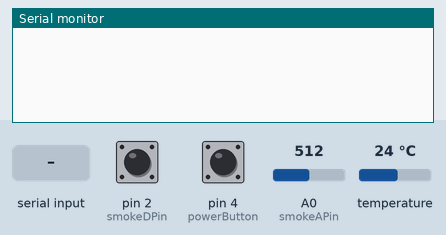
Bench run of a sketch on a simulated Arduino Uno, built for the host (arithmetic inside an expression is 32-bit, double 64-bit). On the bench: the last lines printed to the serial monitor. Inputs (shaded band) come from the test bench; at power-on: pin 2 (smokeDPin) HIGH, pin 4 (powerButton) HIGH, A0 (smokeAPin) = 512, temperature 24 °C.

Above: at 2.2 s.
2.3 s: "i" received over Serial
At 2.8 s:
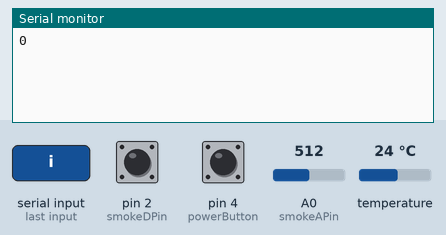
3.8 s: "t" received over Serial
At 5.0 s:
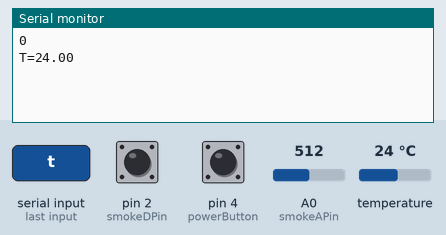
5.3 s: "m" received over Serial
At 6.3 s:
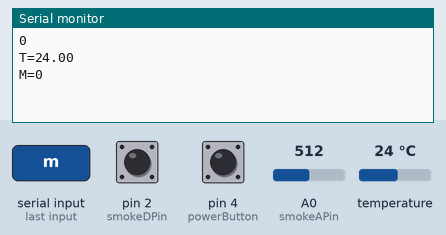
6.8 s: "s" received over Serial
At 7.4 s:
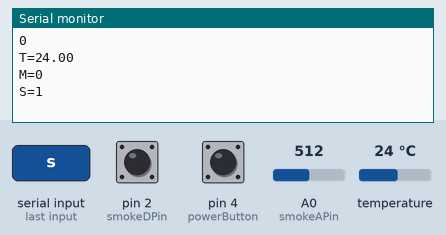

Measured:
- after the input at 2.3 s, the serial monitor: prints a new line at once (image 1)
- after the input at 3.8 s, the serial monitor: prints a new line at once (image 2)
- after the input at 5.3 s, the serial monitor: prints a new line at once (image 3)
- after the input at 6.8 s, the serial monitor: prints a new line at once (image 4)

The sketch:

PrinterPowerCom.ino
```cpp
#define powerSwitch 13
#define powerButton 4
#define tempPin 6
#define smokeDPin 2
#define smokeAPin A0
#define DS18S20_ID 0x10
#define DS18B20_ID 0x28
#include "CurieIMU.h"
#include <OneWire.h>
OneWire ds18b20(tempPin);

boolean power = false;
float temp;
byte data[12];
byte addr[8];
int tempReadDelay = 1000;
long lastTempRead;
boolean read_get = true;
boolean Connected = false;
int connectedDelay = 20000;

boolean motion = false;
boolean smoke = false;
int smokeResetDelay = 30000;
long lastSmokeConfirmed;

boolean readTemperature()
{
  if (!ds18b20.search(addr)) {
    ds18b20.reset_search();
    return false;
  }
  if (OneWire::crc8( addr, 7) != addr[7]) {
    return false;
  }
  if (addr[0] != DS18S20_ID && addr[0] != DS18B20_ID) {
    return false;
  }

  ds18b20.reset();
  ds18b20.select(addr);
  // Start conversion
  ds18b20.write(0x44, 1);
  // Wait some time...
}

boolean getTemperature() {
  byte i;
  byte present = 0;
  present = ds18b20.reset();
  ds18b20.select(addr);
  // Issue Read scratchpad command
  ds18b20.write(0xBE);
  // Receive 9 bytes
  for ( i = 0; i < 9; i++) {
    data[i] = ds18b20.read();
  }
  // Calculate temperature value
  temp = (( (data[1] << 8) + data[0] ) * 0.0625);
  return true;

}

void setup() {
  // initialize the digital pin as an output.
  Serial.begin(9600);
  pinMode(powerSwitch, OUTPUT);
  pinMode(powerButton, INPUT);
  pinMode(smokeDPin, INPUT);
  pinMode(smokeAPin, INPUT);
  //pinMode(tempPin, INPUT);
  digitalWrite(powerButton, HIGH);
  digitalWrite(powerSwitch, LOW);
  readTemperature();
  delay(1000);
  getTemperature();

  CurieIMU.begin();
  CurieIMU.attachInterrupt(eventCallback);

  /* Enable Zero Motion Detection */
  CurieIMU.setDetectionThreshold(CURIE_IMU_ZERO_MOTION, 50);  // 50mg
  CurieIMU.setDetectionDuration(CURIE_IMU_ZERO_MOTION, 120);    // 2s
  CurieIMU.interrupts(CURIE_IMU_ZERO_MOTION);

  /* Enable Motion Detection */
  CurieIMU.setDetectionThreshold(CURIE_IMU_MOTION, 20);      // 20mg
  CurieIMU.setDetectionDuration(CURIE_IMU_MOTION, 10);       // trigger times of consecutive slope data points
  CurieIMU.interrupts(CURIE_IMU_MOTION);
}

// the loop routine runs over and over again forever:
void loop() {

  //turns led on and off based on sending 0 or 1 from serial terminal
  if (Serial.available()) {
    char input = Serial.read();
    if (input == '0') {
      power = false;
    }
    else if (input == '1') {
      power = true;
    }
    else if (input == 'i')
    {
      if (power)
        Serial.println('1');
      else
        Serial.println('0');
    }
    else if (input == 't')
    {
      String output = "T=";
      output += temp;
      Serial.println(output);
    }
    else if (input == 'm')
    {
      String output = "M=";
      output += motion;
      Serial.println(output);
    }
    else if (input == 's')
    {
      String output = "S=";
      output += smoke;
      Serial.println(output);
    }
  }
  if (digitalRead(powerButton) == LOW) {
    power = !power;
    delay(250);
  }
  if (power)
    digitalWrite(powerSwitch, 255);
  else
    digitalWrite(powerSwitch, 0);
  if (digitalRead (smokeDPin) == LOW){
    smoke = true;
    lastSmokeConfirmed = millis();
  }
  if (analogRead(smokeAPin) > 150){
     smoke = true;
    lastSmokeConfirmed = millis();
  }
  //Serial.print("Smoke=");
 // Serial.print(analogRead(smokeAPin));
 // Serial.print("  SmokeD=");
 // Serial.println(digitalRead(smokeDPin));
  if ((millis() - lastTempRead) > tempReadDelay ) {
    if (read_get)
      readTemperature();
    else
      getTemperature();
    read_get = !read_get;
    lastTempRead = millis();
  }
  if ((smoke == true) && (lastSmokeConfirmed > smokeResetDelay))
    smoke = false;
}

static void eventCallback(void){
  if (CurieIMU.getInterruptStatus(CURIE_IMU_ZERO_MOTION)) {
    motion = false;
   // Serial.println("zero motion detected...");
  }
  if (CurieIMU.getInterruptStatus(CURIE_IMU_MOTION)) {
    motion = true;

  }
}
```
